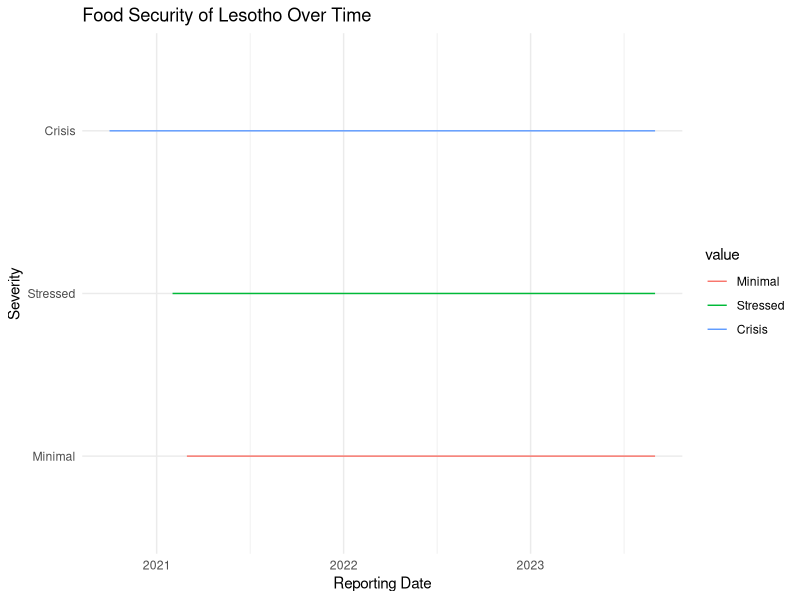

Generate this figure with R:
# Load required libraries
library(ggplot2)
library(dplyr)
library(readr)

# Read the CSV file
data <- read_csv("FoodSecurity Data.csv")

# Check the structure of the dataset
str(data)

# Convert the "ReportedDate" column to a Date format
data$reporting_date <- as.Date(data$reporting_date)

# Map numerical values to severity labels
data$value <- factor(data$value, levels = c(1, 2, 3), labels = c("Minimal", "Stressed", "Crisis"))

# Create a line plot to show the severity over time
ggplot(data, aes(x = reporting_date, y = value)) +
  geom_line(aes(color = value)) +
  scale_y_discrete(limits = c("Minimal", "Stressed", "Crisis")) +
  labs(
    title = "Food Security of Lesotho Over Time",
    x = "Reporting Date",
    y = "Severity"
  ) +
  theme_minimal()
